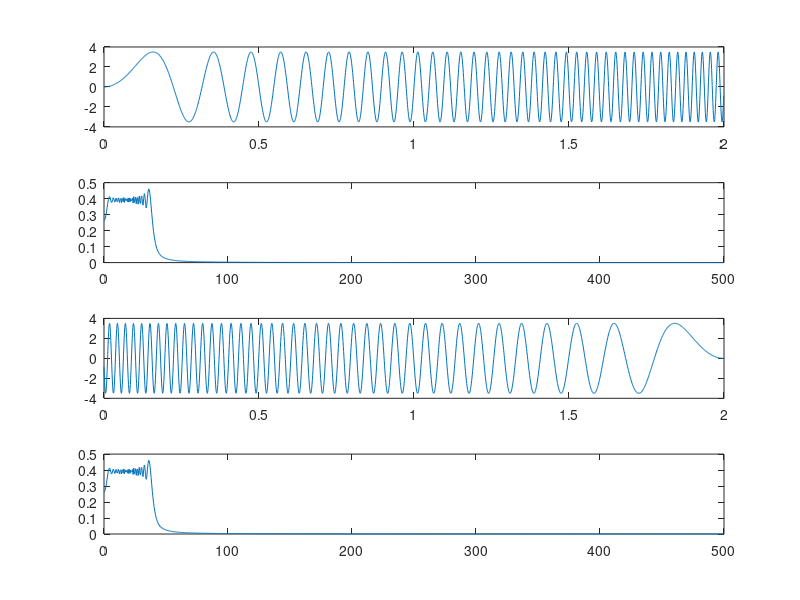
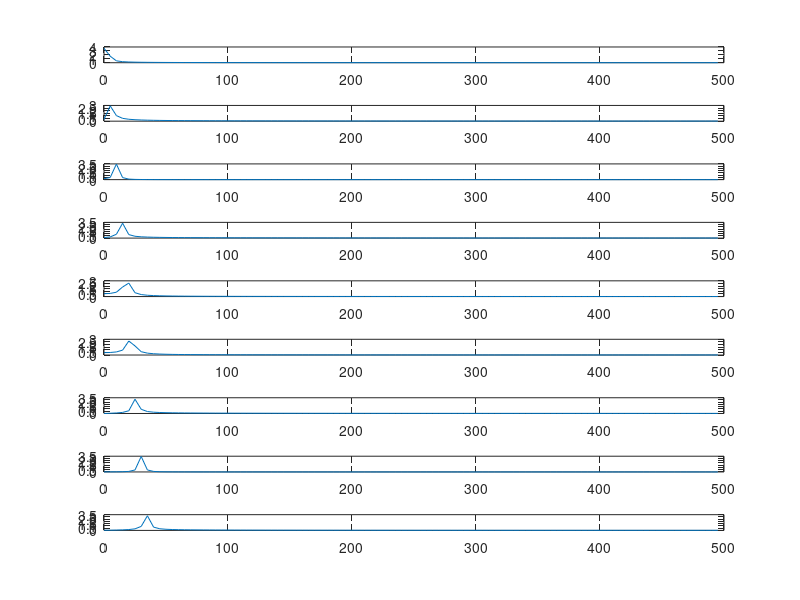
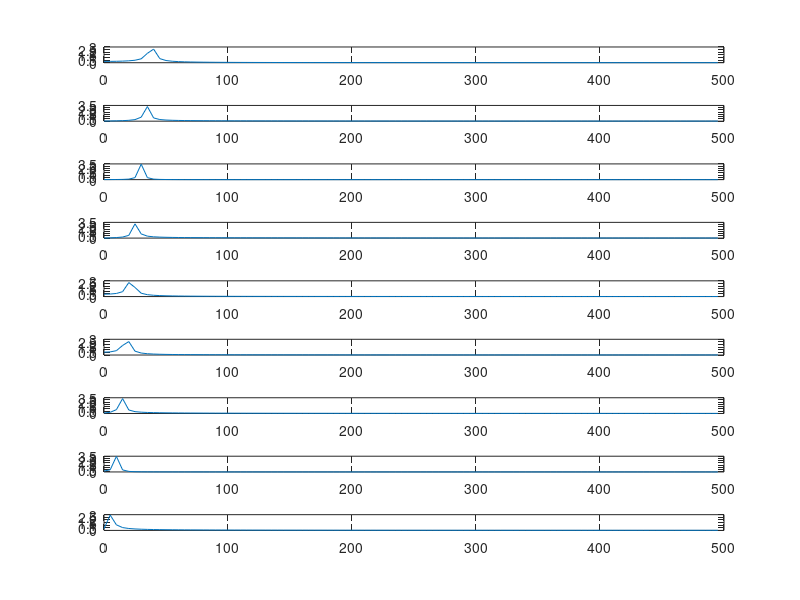

Write the MATLAB code that produced these figures, in order.
clear
close all
fs=1000;
f0=10;
time_len=2; %1 second of data
t=0:1/fs:time_len-(1./fs);
amp=3.5;
y=amp*sin(2*pi*f0.*t.*t);
%y=amp*sin(2*pi*f0.*t);
%[Pyy_1]=fft_basics(t,y);

Pyy=fft(y);
len=length(abs(Pyy));
fd=fs/len;
f = 0: fd:(len-1)*fs/len;
%amplitude normalization
Pyy_amp=2*abs(Pyy)/length(Pyy);
Pyy_ang=angle(Pyy);
subplot(411);plot(t,y);
%title(['f= ' num2str(f0) '  amp. of sinusoidal=  '  num2str(amp)]);
% plot half of samplng freuency
subplot(412); plot(f(1:len/2),abs(Pyy_amp(1:len/2)));hold on;

% invers of sequence
y1=y(length(y):-1:1);
Pyy1=fft(y1);
Pyy1_amp=2*abs(Pyy1)/length(Pyy1);
subplot(413);plot(t,y1);
subplot(414); plot(f(1:len/2),abs(Pyy1_amp(1:len/2)));hold on;



%subplot(413);plot(f(1:len/2), Pyy_ang(1:len/2));
% short time fft
figure
fs=1000;
f0=10;
time_len=2; %1 second of data
t=0:1/fs:time_len-(1./fs);
amp=3.5;
y=amp*sin(2*pi*f0.*t.*t);
for n=1:9
    y0=y(1+(n-1)*200:n*200);
    Pyy=fft(y0);
len=length(abs(Pyy));
fd=fs/len;
f = 0: fd:(len-1)*fs/len;
%amplitude normalization
Pyy_amp=2*abs(Pyy)/length(Pyy);
Pyy_ang=angle(Pyy);
subplot(910+n); plot(f(1:len/2),abs(Pyy_amp(1:len/2)));
end

figure
y1=y(length(y):-1:1);
for n=1:9
    y0=y1(1+(n-1)*200:n*200);
    Pyy=fft(y0);
len=length(abs(Pyy));
fd=fs/len;
f = 0: fd:(len-1)*fs/len;
%amplitude normalization
Pyy_amp=2*abs(Pyy)/length(Pyy);
Pyy_ang=angle(Pyy);
subplot(910+n); plot(f(1:len/2),abs(Pyy_amp(1:len/2)));
end

    

